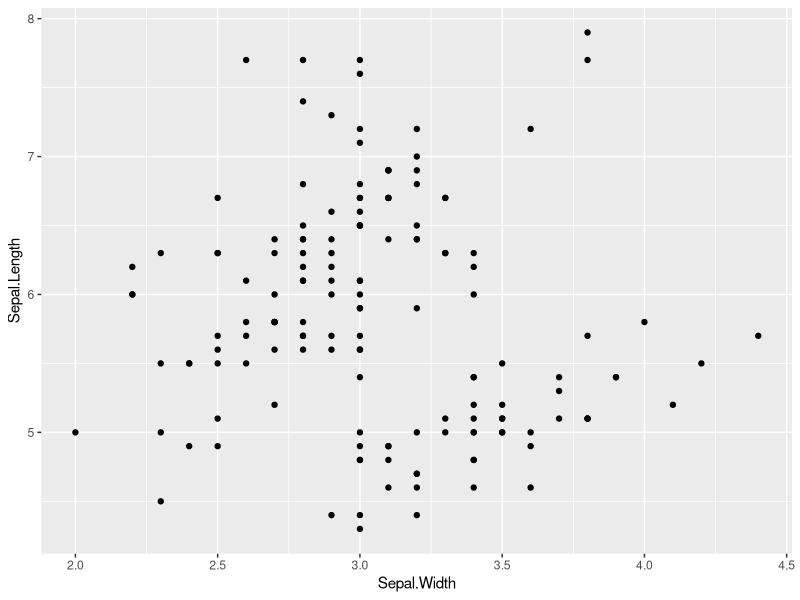
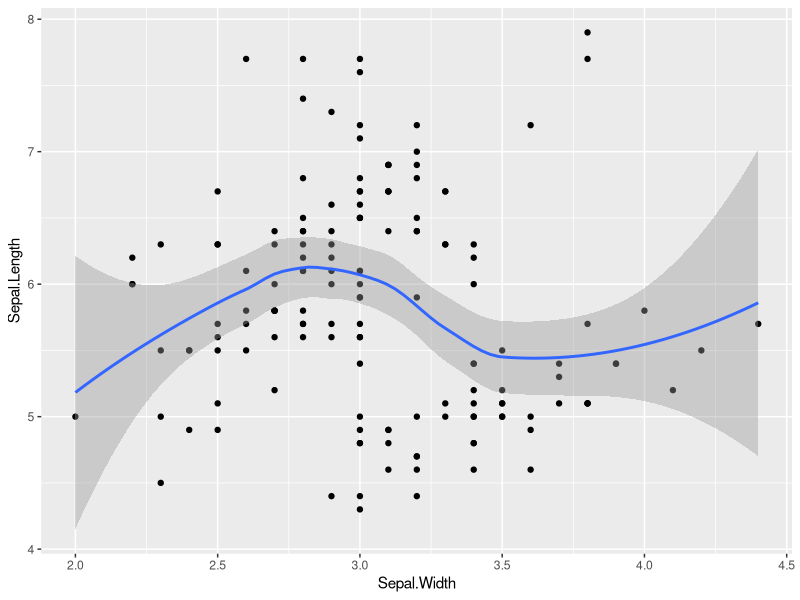
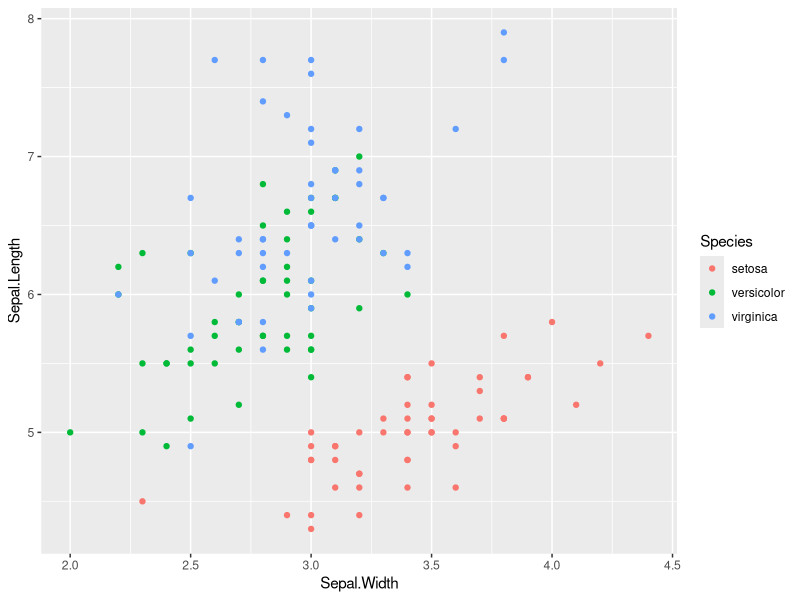
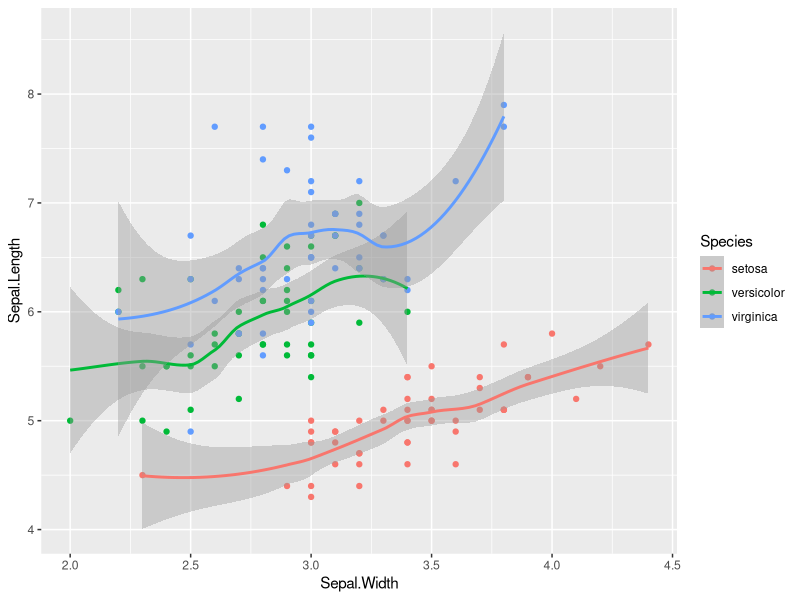

Write R code to recreate these figures, in order.
# Basics----

iris # Built-in data set used for example

iris <- iris # Assign iris data set to the variable "iris"

str(iris) # The iris data set is stored in a dataframe data structure

iris$Sepal.Length # Each column of a dataframe is a vector

str(iris$Sepal.Length) # Vectors hold values of a single data type

summary(iris) # Statistical summary of iris data set



# Data visualization----

install.packages("ggplot2") # Install ggplot2 package (only need to do this once)

library(ggplot2) # Add the package to your active library (only active for the current R session)

# A basic scatter plot
ggplot(data = iris, aes(x = Sepal.Width, y = Sepal.Length)) +
  geom_point()

# Add a regression line
ggplot(data = iris, aes(x = Sepal.Width, y = Sepal.Length)) +
  geom_point() +
  geom_smooth()

# Points color-coded by species
ggplot(data = iris, aes(x = Sepal.Width, y = Sepal.Length, color = Species)) +
  geom_point()

# Seperate curves for each species
ggplot(data = iris, aes(x = Sepal.Width, y = Sepal.Length, color = Species)) +
  geom_point() +
  geom_smooth()
